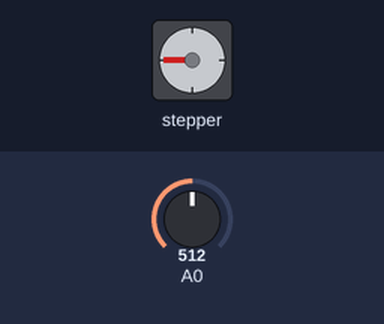
Bench run of a sketch on a simulated Arduino Uno, built with avr-gcc and run on an emulated ATmega328P. Parts: stepper motor. The test bench sets the inputs (shaded band); at power-on: A0 = 512. Stepper angles assume 200 steps per turn.

Above: at 1.2 s.
1.3 s: A0 set to 716
At 1.69 s:
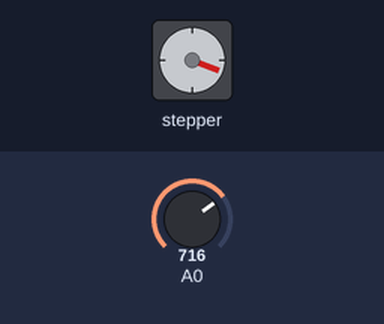
4.3 s: A0 set to 900
At 4.71 s:
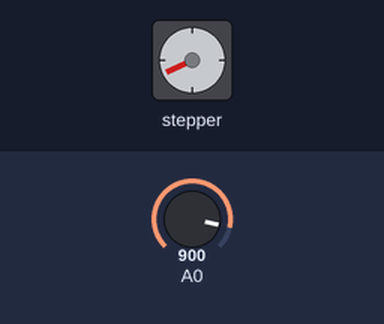
7.3 s: A0 set to 1023
At 7.73 s:
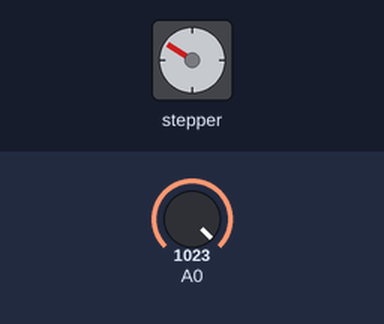
Timing chart, 0 to 19.3 s (numbered marks = the images above; inputs shaded):
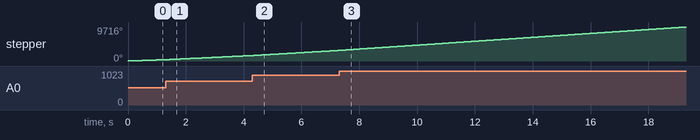

The sketch:

StepperSpeedControl.cpp.ino
```cpp
// StepperSpeedControl

/*
 *The motor will rotate in a clockwise direction. The higher the potentiometer
 * value, the faster the motor speed. Because setSpeed() sets the delay between
 * steps, you may notice the motor is less responsive to changes in the sensor value at low speeds.
 */

#include <Stepper.h>

const int stepsPerRevolution = 200;

Stepper stepper(stepsPerRevolution, 8, 9, 10, 11);

int stepCount = 0;

void setup()
{
}

void loop()
{
    // Read potentiometer value
    int sensorReading = analogRead(A0);
    // Map it to a range from 0 to 100
    int motorSpeed = map(sensorReading, 0, 1023, 0, 100);
    // Set the motor speed
    if (motorSpeed > 0)
    {
        stepper.setSpeed(motorSpeed);
        // Step 1/100 of a revolution
        stepper.step(stepsPerRevolution / 100);
    }
}
```
